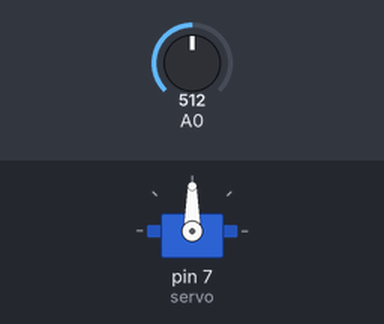
Recording of a sketch running on a simulated Arduino Uno, built with avr-gcc and run on an emulated ATmega328P. On the bench: servo. Inputs (shaded band) come from the test bench; at power-on: A0 = 512. What the sketch prints to the serial monitor is not drawn.

Above: at 0.2 s.
At 1.2 s:
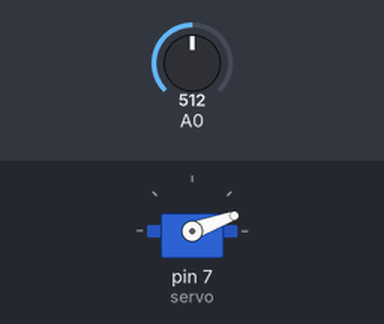
Timing chart, 0 to 2.7 s (numbered marks = the images above):
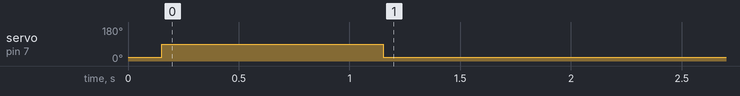

The sketch:

spray_sensor.ino
```cpp
#include <Servo.h>

Servo servo;
int num = 0;
String str = "";

int vals[3] = {0, 0, 0};
int val = 0, pre = 0, diff = 0;
int cnt = 0, move_cnt = 0;
int sensor = 0, pre_sensor= 0;

int move = 0;

void setup() {
  servo.attach(7);
  motorInit();
  Serial.begin(9600);
}

void loop() {
  val = analogRead(0);
  diff = val - pre;
  sensor = calcAve();
  //Serial.println(val);
  //Serial.println(diff);
  Serial.println(sensor);

  if (move == 0) {
    if (sensor > 400 && pre_sensor < 400) {
      motorSpray();
      delay(1000);
      motorInit();
      move = 1;
      Serial.println("spray!!");
    }
  } else if (move == 1) {
    move_cnt++;

    if (move_cnt > 20) {
      move_cnt = 0;
      move = 0;
      Serial.println("reset!!");
    }
  }

  vals[cnt] = val;
  cnt = (cnt+1)%3;
  pre = val;
  pre_sensor = sensor;
  delay(50);
}

int calcAve()
{
  int tmp = 0;
  for (int i=0; i<3; i++) {
    tmp += vals[i];
  }
  return (int)tmp/3;
}

void motorInit() {
  servo.write(20);
}

void motorSpray() {
  servo.write(90);
}
```

Measured:
- by itself, servo on pin 7 (servo): 20° → 90° at 0.15 s, → 20° 1.0 s later
